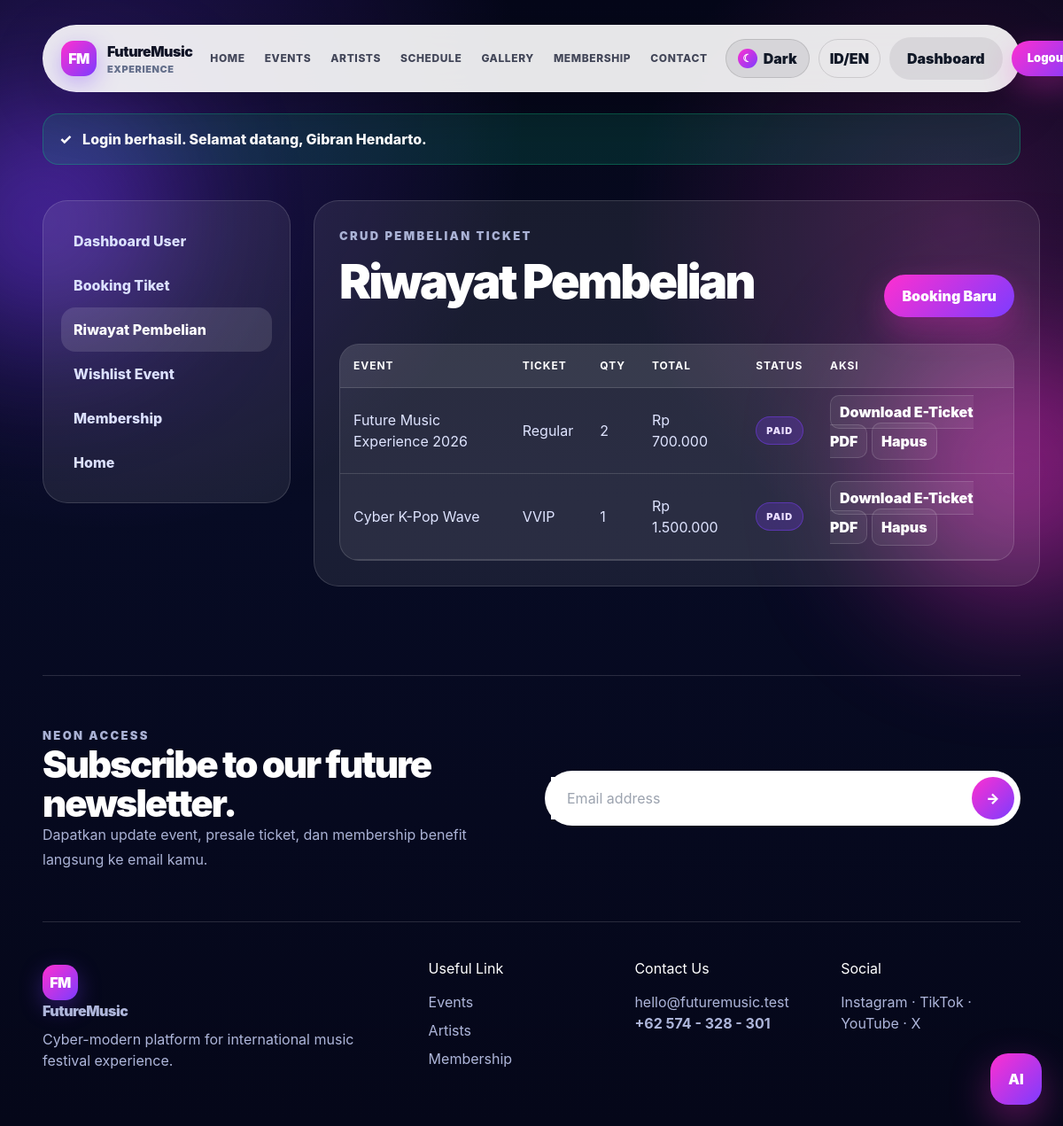
/user/purchases.php (signed in), run on the app's committed database.
### tables this page shows
CREATE TABLE purchases (
    id_purchase INT AUTO_INCREMENT PRIMARY KEY,
    id_user INT NOT NULL,
    id_event INT NOT NULL,
    id_ticket INT NOT NULL,
    quantity INT NOT NULL,
    total_price DECIMAL(12,2) NOT NULL,
    buyer_name VARCHAR(120) NOT NULL,
    buyer_email VARCHAR(150) NOT NULL,
    status ENUM('pending','paid','cancelled') NOT NULL DEFAULT 'pending',
    qr_code VARCHAR(80) NOT NULL,
    created_at TIMESTAMP DEFAULT CURRENT_TIMESTAMP,
    CONSTRAINT fk_purchase_user FOREIGN KEY (id_user) REFERENCES users(id_user)
    ON UPDATE CASCADE ON DELETE CASCADE,
    CONSTRAINT fk_purchase_event FOREIGN KEY (id_event) REFERENCES events(id_event)
    ON UPDATE CASCADE ON DELETE CASCADE,
    CONSTRAINT fk_purchase_ticket FOREIGN KEY (id_ticket) REFERENCES ticket_types(id_ticket)
    ON UPDATE CASCADE ON DELETE RESTRICT
);

CREATE TABLE events (
    id_event INT AUTO_INCREMENT PRIMARY KEY,
    id_venue INT NOT NULL,
    title VARCHAR(180) NOT NULL,
    slug VARCHAR(180) NOT NULL UNIQUE,
    description TEXT NOT NULL,
    event_date DATE NOT NULL,
    start_time TIME NOT NULL,
    category VARCHAR(80) NOT NULL,
    status ENUM('upcoming','popular','featured','completed') NOT NULL DEFAULT 'upcoming',
    image_url VARCHAR(255) NOT NULL,
    video_url VARCHAR(255) NULL,
    seat_total INT NOT NULL DEFAULT 1000,
    seat_available INT NOT NULL DEFAULT 1000,
    created_at TIMESTAMP DEFAULT CURRENT_TIMESTAMP,
    CONSTRAINT fk_events_venue FOREIGN KEY (id_venue) REFERENCES venues(id_venue)
    ON UPDATE CASCADE ON DELETE RESTRICT
);

CREATE TABLE ticket_types (
    id_ticket INT AUTO_INCREMENT PRIMARY KEY,
    id_event INT NOT NULL,
    ticket_name ENUM('Regular','VIP','VVIP','Backstage Pass') NOT NULL,
    price DECIMAL(12,2) NOT NULL,
    quota INT NOT NULL,
    sold INT NOT NULL DEFAULT 0,
    benefits TEXT NOT NULL,
    CONSTRAINT fk_ticket_event FOREIGN KEY (id_event) REFERENCES events(id_event)
    ON UPDATE CASCADE ON DELETE CASCADE
);

### user/purchases.php (the view, shortened to what this page needs)
<?php
include '../config/database.php';
$uid=current_user_id();
$purchases = db_all("SELECT p.*, e.title, t.ticket_name FROM purchases p JOIN events e ON p.id_event=e.id_event JOIN ticket_types t ON p.id_ticket=t.id_ticket WHERE p.id_user=$uid ORDER BY p.created_at DESC");
include '../includes/header.php';
?>
<div class="dashboard-grid">
    <?php include '_user_nav.php'; ?>
    <section class="dashboard-panel">
        <div class="section-head"><div><p class="eyebrow">CRUD Pembelian Ticket</p><h2>Riwayat Pembelian</h2></div><a class="primary-btn" href="<?= url('events.php'); ?>">Booking Baru</a></div>
        <div class="table-wrap">
            <table>
                <thead><tr><th>Event</th><th>Ticket</th><th>Qty</th><th>Total</th><th>Status</th><th>Aksi</th></tr></thead>
                <tbody>
                    <?php foreach($purchases as $p): ?>
                    <tr>
                        <td><?= e($p['title']); ?></td>
                        <td><?= e($p['ticket_name']); ?></td>
                        <td><?= (int)$p['quantity']; ?></td>
                        <td><?= rupiah($p['total_price']); ?></td>
                        <td><span class="badge"><?= e($p['status']); ?></span></td>
                        <td>
                            <a class="action-link" href="<?= url('ticket_pdf.php?id='.(int)$p['id_purchase']); ?>">Download E-Ticket PDF</a>
                            <form method="POST" style="display:inline">
                                <button class="action-link" name="delete" data-confirm="Hapus data pembelian ini?">Hapus</button>
                            </form>
                        </td>
                    </tr>
                    <?php endforeach; ?>
                </tbody>
            </table>
        </div>
    </section>
</div>
<?php include '../includes/footer.php'; ?>

### assets/css/style.css (style rules this page uses)
:root { --dark:#06091f; --dark2:#080b2a; --panel:rgba(255,255,255,.07); --panel2:rgba(255,255,255,.11); --line:rgba(255,255,255,.14); --white:#ffffff; --muted:#aab2d5; --pink:#ff2fd0; --purple:#7c3cff; --cyan:#47e5ff; --blue:#101a4d; --shadow:0 24px 80px rgba(0,0,0,.35); }
* { box-sizing:border-box }
html { scroll-behavior:smooth }
body { margin:0; font-family:Inter,ui-sans-serif,system-ui,-apple-system,BlinkMacSystemFont,"Segoe UI",sans-serif; color:var(--white); background: radial-gradient(circle at 10% 10%, rgba(124,60,255,.25), transparent 30%), radial-gradient(circle at 90% 20%, rgba(255,47,208,.18), transparent 25%), linear-gradient(180deg,#050719 0%,#070b24 45%,#050719 100%); min-height:100vh; }
a { text-decoration:none;color:inherit }
button,input,select,textarea { font:inherit }
.primary-btn,.ghost-btn,.icon-btn { border:0;border-radius:999px;padding:12px 20px;font-weight:900;cursor:pointer; display:inline-flex;align-items:center;justify-content:center;gap:8px; }
.primary-btn { background:linear-gradient(135deg,var(--pink),var(--purple)); color:#fff;box-shadow:0 14px 34px rgba(255,47,208,.28); }
.eyebrow { color:var(--pink);font-weight:900;letter-spacing:.18em;text-transform:uppercase;font-size:13px }
.section-head { display:flex;align-items:end;justify-content:space-between;gap:24px;margin-bottom:30px }
.section-head h2 { font-size:clamp(32px,5vw,54px);font-weight:1000;letter-spacing:-.05em }
.section-head p { color:var(--muted);max-width:520px;line-height:1.7 }
.badge { display:inline-flex;border-radius:999px;background:rgba(124,60,255,.23);border:1px solid rgba(124,60,255,.45);color:#e9ddff;padding:7px 11px;font-size:11px;text-transform:uppercase;font-weight:900;letter-spacing:.08em }
.dashboard-grid { width:min(1180px,92%);margin:40px auto;display:grid;grid-template-columns:280px 1fr;gap:26px }
.dashboard-panel { border:1px solid var(--line);border-radius:28px;background:rgba(255,255,255,.08);padding:28px }
.table-wrap { overflow:auto;border:1px solid var(--line);border-radius:22px;background:rgba(255,255,255,.07) }
table { width:100%;border-collapse:collapse;min-width:760px }
th,td { padding:15px;border-bottom:1px solid var(--line);text-align:left }
th { color:#fff;font-size:12px;text-transform:uppercase;letter-spacing:.08em;background:rgba(255,255,255,.07) }
td { color:#dfe4ff }
.action-link { font-weight:900;color:#fff;border:1px solid var(--line);padding:8px 10px;border-radius:10px;background:rgba(255,255,255,.06) }

### data on the page
purchases: id_event.title "Future Music Experience 2026", id_ticket.ticket_name "Regular", quantity "2", total_price "Rp 700.000", status "PAID"
purchases: id_event.title "Cyber K-Pop Wave", id_ticket.ticket_name "VVIP", quantity "1", total_price "Rp 1.500.000", status "PAID"

### other printed values
$flash['message'] "Login berhasil. Selamat datang, Gibran Hendarto."
